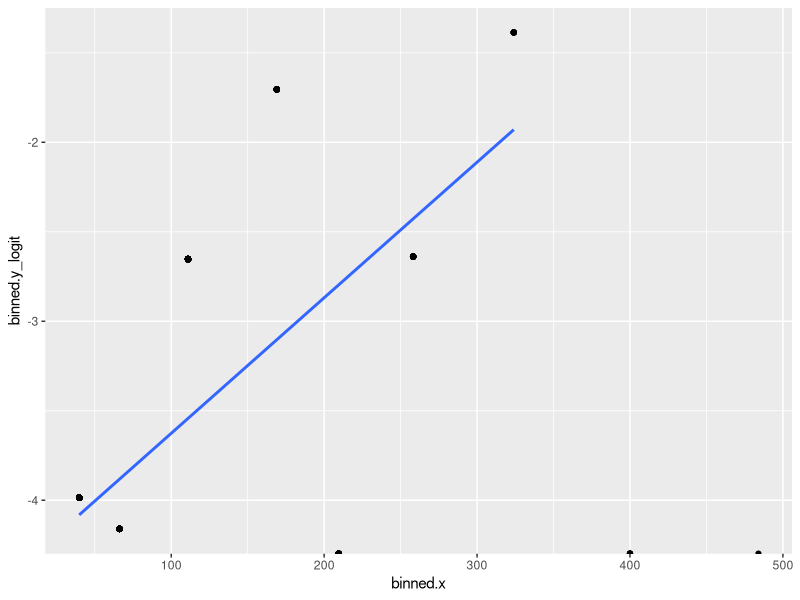

Write R code to recreate this figure.
## ---- chunk 1
library(tidyverse)
library(stats)
library(knitr)
library(xtable)

data <- read.csv("data.csv")
# Defining logit function (got an error before)
logit <- qlogis
options(xtable.comment = FALSE)
options(tinytex.verbose = TRUE)
## ---- chunk 2
# Code from 18-simplelogistic-lab activity to generate x and y values for plot to check for linearity
data_bin <- data %>%
  # Break HRSLEEP into 10 bins
  mutate(HRSLEEP_group = cut(I(HRSLEEP^2), breaks=10)) %>% 
  group_by(HRSLEEP_group) %>%
  # calculate mean HRSLEEP value and proportion obese in each bin
  mutate(binned.y = mean(chronic), binned.x = mean(I(HRSLEEP^2))) %>% 
  # transform binned.y from proportion to log(odds)
  mutate(binned.y_logit = logit(binned.y))

# Create plot of log(odds) versus age
ggplot(data_bin, aes(x = binned.x, y = binned.y_logit)) +
  geom_point() + 
  geom_smooth(method = lm, se = FALSE)
## ---- chunk 3
data <- data %>% 
  select(chronic, depfreq_often, depfreq_monthly, HRSLEEP, AGE, BMI, activity_score, SEX,
         race_asian, race_black, race_na, income_high, income_middle)
data.cor = cor(data)
round_data <- function(x, digits) {
    # round all numeric variables
    # x: data frame 
    # digits: number of digits to round
    numeric_columns <- sapply(x, mode) == 'numeric'
    x[numeric_columns] <-  round(x[numeric_columns], digits)
    x
}
df_round <- data.frame(round_data(data.cor, 3))
df_round1 <- df_round[, c("chronic", "depfreq_often", "depfreq_monthly", "HRSLEEP", "AGE", "BMI", "activity_score")]
df_round2 <- df_round[, c("SEX", "race_asian", "race_black", "race_na", "income_high", "income_middle")]
df_table1 <- xtable(df_round1)
df_table2 <- xtable(df_round2)
print.xtable(df_table1)
print.xtable(df_table2)
## ---- chunk 4
variable <- c("HRSLEEP", "BMI", "AGE", "activity_score")
min <- c("1", "14.98", "18", "17")
max <- c("22", "85.78", "85 (top coded)", "1615")
median <- c(7, 27.11, 51, 896)
mean <- c(7.069339, 28.17239, 50.85831, 862.1115)
std_dev <- c(1.421356, 6.379732, 18.18446, 593.6359)

df_numeric <- data.frame(variable, min, max, median, mean, std_dev)
df_numeric <- xtable(df_numeric)
print.xtable(df_numeric)
## ---- chunk 5
variable <- c("chronic", "depfreq_often", "depfreq_monthly", "SEX", "income_high", "income_middle", "race_black", "race_asian", "race_na")
yes <- c("407 (1.9%)", "2167 (10.21%)", "1376 (6.48%)", "(female) 11369 (53.6%)", "8181 (38.54%)", "6073 (28.61%)", "2542 (11.97%)", "1169 (5.51%)", "303 (1.43%)")
no <- c("20822 (98.1%)", "19062 (89.79%) ", "19853 (93.52%)", "(male) 9860 (46.4%)", "13048 (61.46%)", "15156 (71.39%)", "18687 (88.03%)", "20060 (94.49%)", "20926 (98.57%)")

df_categorical <- data.frame(variable, yes, no)
df_categorical <- xtable(df_categorical)
print.xtable(df_categorical)
## ---- chunk 6
coeff <- c("HRSLEEP", "depfreq_often**", "depfreq_monthly", "I(HRSLEEP * depfreq_often)", "I(HRSLEEP * depfreq_monthly)")
value <- c(1.013591536, 3.724750985, 1.393892231, 0.9447263218, 1.045839592)
LCI <- c(9.400140e-01, 1.538202e+00, 3.350283e-01, 8.367457e-01, 8.600010e-01)
UCI <- c(1.089396e+00, 8.944554e+00, 5.819625e+00, 1.065370e+00, 1.257594e+00)
p_val <- c(0.72002, 0.00341, 0.64860, 0.35585, 0.64349)

df <- data.frame(coeff, value, LCI, UCI, p_val)
df <- xtable(df)
print.xtable(df)
## ---- chunk 7
model <- c("Full", "Control")
degf <- c("15", "1")
log_likelihood <- c("-1635.1", "-2012.5")
chisq <- c("--", "754.74")
p_val <- c("--", "<2.2e-16")

lrdata <- data.frame(model, degf, log_likelihood, chisq, p_val)
lrdata <- xtable(lrdata)
print.xtable(lrdata, floating = FALSE)
